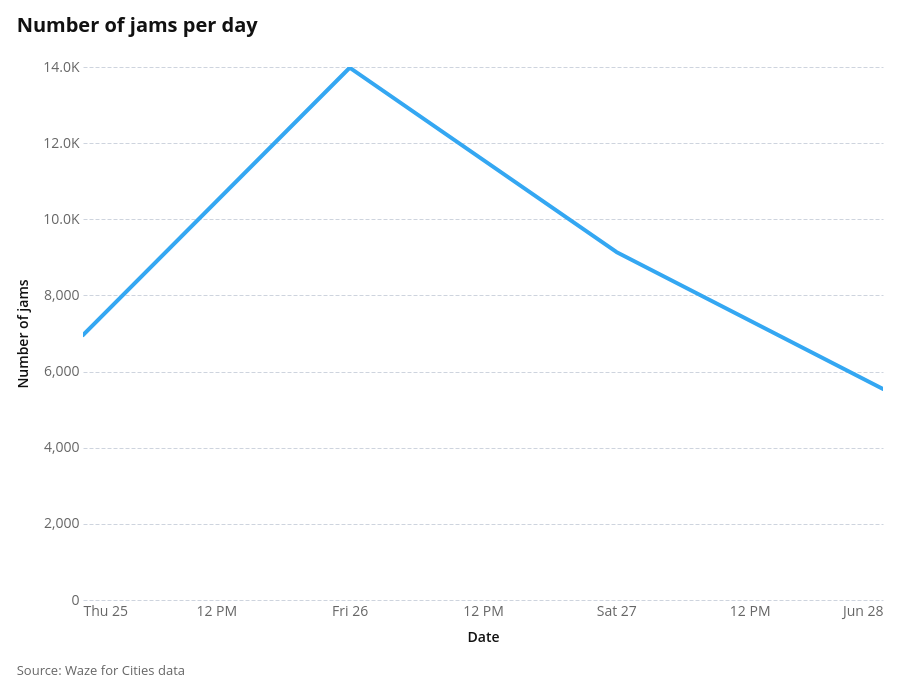
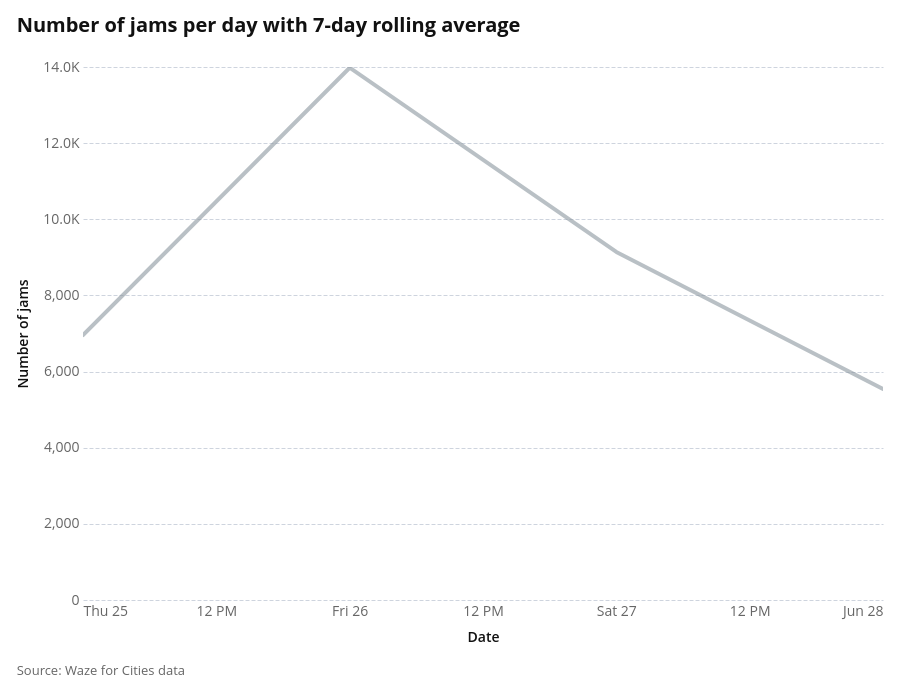
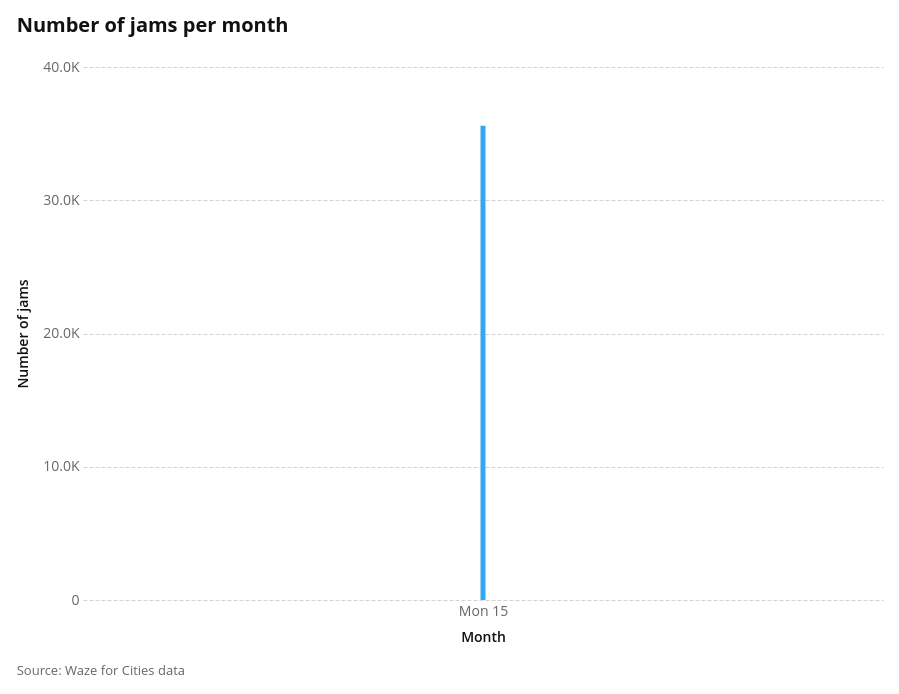
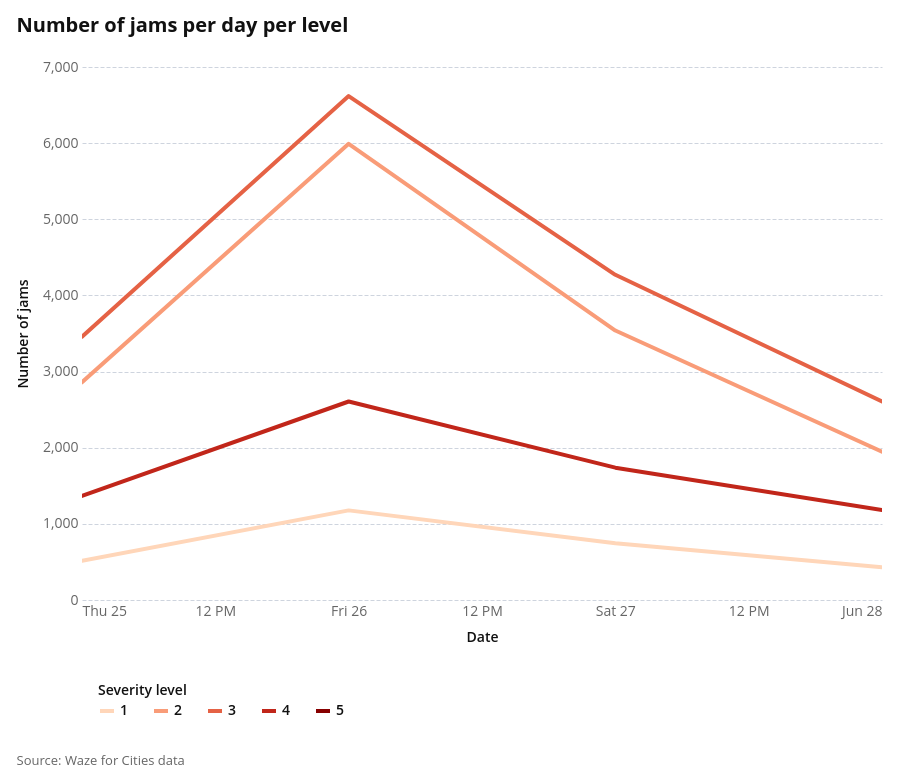

Notebook code cell kept with these figures, in order:
### Markdown cell above
## Run Basic Report

### Code cell
reports.run_basic_report(ddf, start_date='2026-06-25', end_date='2026-06-28')

### Figure 1 — Vega-Lite specification as saved in the notebook (floating-point values rounded to 4 significant figures)
{"config": {"background": "white", "padding": 16, "mark": {"tooltip": true}, "point": {"filled": true, "size": 60, "stroke": "white", "strokeWidth": 1}, "circle": {"filled": true, "stroke": "white", "strokeWidth": 1}, "square": {"filled": true, "stroke": "white", "strokeWidth": 1}, "line": {"strokeWidth": 4, "strokeCap": "round", "strokeJoin": "round"}, "bar": {"cornerRadiusEnd": 0}, "area": {"opacity": 0.7}, "arc": {"stroke": "white", "strokeWidth": 1}, "rect": {"stroke": "#8A969F", "strokeWidth": 0.5}, "geoshape": {"stroke": "#666666", "strokeWidth": 0.3, "strokeJoin": "round", "strokeCap": "round"}, "title": {"font": "Open Sans, sans-serif", "fontSize": 20, "fontWeight": 700, "lineHeight": 24, "color": "#111111", "anchor": "start", "offset": 24, "subtitleFont": "Open Sans, sans-serif", "subtitleFontSize": 16, "subtitleFontWeight": 400, "subtitleLineHeight": 19, "subtitleColor": "#666666", "subtitlePadding": 4}, "axis": {"domain": false, "grid": true, "gridColor": "#CED4DE", "gridDash": [4, 2], "gridWidth": 1, "labelFont": "Open Sans, sans-serif", "labelFontSize": 14, "labelFontWeight": 400, "labelColor": "#666666", "labelPadding": 4, "tickColor": "#CED4DE", "tickSize": 5, "tickCount": 5, "titleFont": "Open Sans, sans-serif", "titleFontSize": 14, "titleFontWeight": 600, "titleColor": "#111111", "titlePadding": 12}, "axisX": {"grid": false, "tickSize": 0, "labelAngle": 0}, "axisY": {"domain": false, "ticks": false, "gridColor": "#CED4DE", "gridDash": [4, 2], "gridWidth": 1}, "axisQuantitative": {"tickCount": 5}, "axisBand": {"labelPadding": 8, "tickSize": 0}, "axisTemporal": {"grid": false}, "legend": {"labelFont": "Open Sans, sans-serif", "labelFontSize": 14, "labelFontWeight": 600, "labelColor": "#111111", "titleFont": "Open Sans, sans-serif", "titleFontSize": 14, "titleFontWeight": 600, "titleColor": "#111111", "titlePadding": 4, "symbolSize": 196, "symbolStrokeWidth": 0, "padding": 16, "offset": 24, "columnPadding": 24, "orient": "bottom", "labelLimit": 200, "titleLimit": 200}, "view": {"stroke": null, "continuousWidth": 800, "continuousHeight": 533}, "range": {"category": ["#34A7F2", "#FF9800", "#664AB6", "#4EC2C0", "#F3578E", "#081079", "#0C7C68", "#AA0000", "#DDDA21"], "diverging": ["#920000", "#BD6126", "#E3A763", "#EFEFEF", "#80BDE7", "#3587C3", "#025288"], "heatmap": ["#E3F6FD", "#75CCEC", "#089BD4", "#0169A1", "#023B6F"], "ordinal": ["#E3F6FD", "#75CCEC", "#089BD4", "#0169A1", "#023B6F"], "ramp": ["#E3F6FD", "#75CCEC", "#089BD4", "#0169A1", "#023B6F"]}, "scale": {"bandPaddingInner": 0.2, "bandPaddingOuter": 0.1, "pointPadding": 0.5}, "header": {"labelFont": "Open Sans, sans-serif", "labelFontSize": 14, "labelFontWeight": 600, "labelColor": "#111111", "titleFont": "Open Sans, sans-serif", "titleFontSize": 16, "titleFontWeight": 600, "titleColor": "#111111"}, "concat": {"spacing": 20}, "facet": {"spacing": 20}, "selection": {"point": {"on": "click", "clear": "dblclick"}, "interval": {"mark": {"fill": "#0071BC", "fillOpacity": 0.15, "stroke": "#0071BC", "strokeWidth": 1}}}}, "vconcat": [{"layer": [{"mark": {"type": "line", "color": "#34A7F2"}, "encoding": {"x": {"field": "date", "title": "Date", "type": "temporal"}, "y": {"axis": {"labelExpr": "datum.value === 0 ? '0' : abs(datum.value) >= 1e9 ? (abs(datum.value/1e9) >= 100 ? '' + format(datum.value/1e9, ',.0f') + 'B' : abs(datum.value/1e9) >= 1 ? '' + format(datum.value/1e9, ',.1f') + 'B' : '' + format(datum.value/1e9, ',.2f') + 'B') : abs(datum.value) >= 1e6 ? (abs(datum.value/1e6) >= 100 ? '' + format(datum.value/1e6, ',.0f') + 'M' : abs(datum.value/1e6) >= 1 ? '' + format(datum.value/1e6, ',.1f') + 'M' : '' + format(datum.value/1e6, ',.2f') + 'M') : abs(datum.value) >= 1e4 ? (abs(datum.value/1e3) >= 100 ? '' + format(datum.value/1e3, ',.0f') + 'K' : abs(datum.value/1e3) >= 1 ? '' + format(datum.value/1e3, ',.1f') + 'K' : '' + format(datum.value/1e3, ',.2f') + 'K') : (abs(datum.value) >= 100 ? '' + format(datum.value, ',.0f') + '' : abs(datum.value) >= 1 ? '' + format(datum.value, ',.1f') + '' : '' + format(datum.value, ',.2f') + '')"}, "field": "uuid", "title": "Number of jams", "type": "quantitative"}}, "name": "view_d7f3a60777007619_0"}, {"mark": {"type": "rule", "color": "#8A969F", "strokeWidth": 0.5}, "encoding": {"opacity": {"condition": [{"param": "param_ee5dd68014745b8d", "value": 0.2, "empty": false}], "value": 0}, "tooltip": [{"field": "date", "title": "Date", "type": "temporal"}, {"field": "uuid", "format": ",.0f", "title": "Number of jams", "type": "quantitative"}], "x": {"field": "date", "title": "Date", "type": "temporal"}}, "name": "view_c321682ebe276878_1"}], "title": "Number of jams per day"}], "data": {"name": "data-886d0dd7e2997186d0d3ca562c43e5bc"}, "params": [{"name": "param_ee5dd68014745b8d", "select": {"type": "point", "fields": ["date"], "nearest": true, "on": "pointerover"}, "views": ["view_c321682ebe276878_1"]}, {"name": "param_1e9efca18e7a2868", "select": {"type": "interval", "encodings": ["x", "y"]}, "bind": "scales", "views": ["view_d7f3a60777007619_0"]}], "title": {"text": "Source: Waze for Cities data", "anchor": "start", "color": "#666666", "font": "Open Sans, sans-serif", "fontSize": 13, "fontWeight": 400, "lineHeight": 20, "offset": 21, "orient": "bottom"}, "$schema": "https://vega.github.io/schema/vega-lite/v6.4.1.json", "datasets": {"data-886d0dd7e2997186d0d3ca562c43e5bc": [{"date": "2026-06-25T00:00:00", "uuid": 6957}, {"date": "2026-06-26T00:00:00", "uuid": 13981}, {"date": "2026-06-27T00:00:00", "uuid": 9142}, {"date": "2026-06-28T00:00:00", "uuid": 5544}]}}

### Figure 2 — Vega-Lite specification as saved in the notebook (floating-point values rounded to 4 significant figures)
{"config": {"background": "white", "padding": 16, "mark": {"tooltip": true}, "point": {"filled": true, "size": 60, "stroke": "white", "strokeWidth": 1}, "circle": {"filled": true, "stroke": "white", "strokeWidth": 1}, "square": {"filled": true, "stroke": "white", "strokeWidth": 1}, "line": {"strokeWidth": 4, "strokeCap": "round", "strokeJoin": "round"}, "bar": {"cornerRadiusEnd": 0}, "area": {"opacity": 0.7}, "arc": {"stroke": "white", "strokeWidth": 1}, "rect": {"stroke": "#8A969F", "strokeWidth": 0.5}, "geoshape": {"stroke": "#666666", "strokeWidth": 0.3, "strokeJoin": "round", "strokeCap": "round"}, "title": {"font": "Open Sans, sans-serif", "fontSize": 20, "fontWeight": 700, "lineHeight": 24, "color": "#111111", "anchor": "start", "offset": 24, "subtitleFont": "Open Sans, sans-serif", "subtitleFontSize": 16, "subtitleFontWeight": 400, "subtitleLineHeight": 19, "subtitleColor": "#666666", "subtitlePadding": 4}, "axis": {"domain": false, "grid": true, "gridColor": "#CED4DE", "gridDash": [4, 2], "gridWidth": 1, "labelFont": "Open Sans, sans-serif", "labelFontSize": 14, "labelFontWeight": 400, "labelColor": "#666666", "labelPadding": 4, "tickColor": "#CED4DE", "tickSize": 5, "tickCount": 5, "titleFont": "Open Sans, sans-serif", "titleFontSize": 14, "titleFontWeight": 600, "titleColor": "#111111", "titlePadding": 12}, "axisX": {"grid": false, "tickSize": 0, "labelAngle": 0}, "axisY": {"domain": false, "ticks": false, "gridColor": "#CED4DE", "gridDash": [4, 2], "gridWidth": 1}, "axisQuantitative": {"tickCount": 5}, "axisBand": {"labelPadding": 8, "tickSize": 0}, "axisTemporal": {"grid": false}, "legend": {"labelFont": "Open Sans, sans-serif", "labelFontSize": 14, "labelFontWeight": 600, "labelColor": "#111111", "titleFont": "Open Sans, sans-serif", "titleFontSize": 14, "titleFontWeight": 600, "titleColor": "#111111", "titlePadding": 4, "symbolSize": 196, "symbolStrokeWidth": 0, "padding": 16, "offset": 24, "columnPadding": 24, "orient": "bottom", "labelLimit": 200, "titleLimit": 200}, "view": {"stroke": null, "continuousWidth": 800, "continuousHeight": 533}, "range": {"category": ["#34A7F2", "#FF9800", "#664AB6", "#4EC2C0", "#F3578E", "#081079", "#0C7C68", "#AA0000", "#DDDA21"], "diverging": ["#920000", "#BD6126", "#E3A763", "#EFEFEF", "#80BDE7", "#3587C3", "#025288"], "heatmap": ["#E3F6FD", "#75CCEC", "#089BD4", "#0169A1", "#023B6F"], "ordinal": ["#E3F6FD", "#75CCEC", "#089BD4", "#0169A1", "#023B6F"], "ramp": ["#E3F6FD", "#75CCEC", "#089BD4", "#0169A1", "#023B6F"]}, "scale": {"bandPaddingInner": 0.2, "bandPaddingOuter": 0.1, "pointPadding": 0.5}, "header": {"labelFont": "Open Sans, sans-serif", "labelFontSize": 14, "labelFontWeight": 600, "labelColor": "#111111", "titleFont": "Open Sans, sans-serif", "titleFontSize": 16, "titleFontWeight": 600, "titleColor": "#111111"}, "concat": {"spacing": 20}, "facet": {"spacing": 20}, "selection": {"point": {"on": "click", "clear": "dblclick"}, "interval": {"mark": {"fill": "#0071BC", "fillOpacity": 0.15, "stroke": "#0071BC", "strokeWidth": 1}}}}, "vconcat": [{"layer": [{"mark": {"type": "line", "color": "#8A969F", "opacity": 0.6}, "encoding": {"x": {"field": "date", "title": "Date", "type": "temporal"}, "y": {"axis": {"labelExpr": "datum.value === 0 ? '0' : abs(datum.value) >= 1e9 ? (abs(datum.value/1e9) >= 100 ? '' + format(datum.value/1e9, ',.0f') + 'B' : abs(datum.value/1e9) >= 1 ? '' + format(datum.value/1e9, ',.1f') + 'B' : '' + format(datum.value/1e9, ',.2f') + 'B') : abs(datum.value) >= 1e6 ? (abs(datum.value/1e6) >= 100 ? '' + format(datum.value/1e6, ',.0f') + 'M' : abs(datum.value/1e6) >= 1 ? '' + format(datum.value/1e6, ',.1f') + 'M' : '' + format(datum.value/1e6, ',.2f') + 'M') : abs(datum.value) >= 1e4 ? (abs(datum.value/1e3) >= 100 ? '' + format(datum.value/1e3, ',.0f') + 'K' : abs(datum.value/1e3) >= 1 ? '' + format(datum.value/1e3, ',.1f') + 'K' : '' + format(datum.value/1e3, ',.2f') + 'K') : (abs(datum.value) >= 100 ? '' + format(datum.value, ',.0f') + '' : abs(datum.value) >= 1 ? '' + format(datum.value, ',.1f') + '' : '' + format(datum.value, ',.2f') + '')"}, "field": "uuid", "title": "Number of jams", "type": "quantitative"}}, "name": "view_bd660bd38e835ee5_0"}, {"mark": {"type": "line", "color": "#34A7F2", "strokeWidth": 2.5}, "encoding": {"x": {"field": "date", "title": "Date", "type": "temporal"}, "y": {"axis": {"labelExpr": "datum.value === 0 ? '0' : abs(datum.value) >= 1e9 ? (abs(datum.value/1e9) >= 100 ? '' + format(datum.value/1e9, ',.0f') + 'B' : abs(datum.value/1e9) >= 1 ? '' + format(datum.value/1e9, ',.1f') + 'B' : '' + format(datum.value/1e9, ',.2f') + 'B') : abs(datum.value) >= 1e6 ? (abs(datum.value/1e6) >= 100 ? '' + format(datum.value/1e6, ',.0f') + 'M' : abs(datum.value/1e6) >= 1 ? '' + format(datum.value/1e6, ',.1f') + 'M' : '' + format(datum.value/1e6, ',.2f') + 'M') : abs(datum.value) >= 1e4 ? (abs(datum.value/1e3) >= 100 ? '' + format(datum.value/1e3, ',.0f') + 'K' : abs(datum.value/1e3) >= 1 ? '' + format(datum.value/1e3, ',.1f') + 'K' : '' + format(datum.value/1e3, ',.2f') + 'K') : (abs(datum.value) >= 100 ? '' + format(datum.value, ',.0f') + '' : abs(datum.value) >= 1 ? '' + format(datum.value, ',.1f') + '' : '' + format(datum.value, ',.2f') + '')"}, "field": "rolling_avg", "type": "quantitative"}}}, {"mark": {"type": "rule", "color": "#8A969F", "strokeWidth": 0.5}, "encoding": {"opacity": {"condition": [{"param": "param_ee5dd68014745b8d", "value": 0.2, "empty": false}], "value": 0}, "tooltip": [{"field": "date", "title": "Date", "type": "temporal"}, {"field": "uuid", "format": ",.0f", "title": "Daily", "type": "quantitative"}, {"field": "rolling_avg", "format": ",.1f", "title": "7-day avg", "type": "quantitative"}], "x": {"field": "date", "title": "Date", "type": "temporal"}}, "name": "view_506c06bee5a987dd_2"}], "title": "Number of jams per day with 7-day rolling average"}], "data": {"name": "data-408c74df118c4b138ea59e2077fba81b"}, "params": [{"name": "param_ee5dd68014745b8d", "select": {"type": "point", "fields": ["date"], "nearest": true, "on": "pointerover"}, "views": ["view_506c06bee5a987dd_2"]}, {"name": "param_1e9efca18e7a2868", "select": {"type": "interval", "encodings": ["x", "y"]}, "bind": "scales", "views": ["view_bd660bd38e835ee5_0"]}], "title": {"text": "Source: Waze for Cities data", "anchor": "start", "color": "#666666", "font": "Open Sans, sans-serif", "fontSize": 13, "fontWeight": 400, "lineHeight": 20, "offset": 21, "orient": "bottom"}, "$schema": "https://vega.github.io/schema/vega-lite/v6.4.1.json", "datasets": {"data-408c74df118c4b138ea59e2077fba81b": [{"date": "2026-06-25T00:00:00", "uuid": 6957, "rolling_avg": null}, {"date": "2026-06-26T00:00:00", "uuid": 13981, "rolling_avg": null}, {"date": "2026-06-27T00:00:00", "uuid": 9142, "rolling_avg": null}, {"date": "2026-06-28T00:00:00", "uuid": 5544, "rolling_avg": null}]}}

### Figure 3 — Vega-Lite specification as saved in the notebook (floating-point values rounded to 4 significant figures)
{"config": {"background": "white", "padding": 16, "mark": {"tooltip": true}, "point": {"filled": true, "size": 60, "stroke": "white", "strokeWidth": 1}, "circle": {"filled": true, "stroke": "white", "strokeWidth": 1}, "square": {"filled": true, "stroke": "white", "strokeWidth": 1}, "line": {"strokeWidth": 4, "strokeCap": "round", "strokeJoin": "round"}, "bar": {"cornerRadiusEnd": 0}, "area": {"opacity": 0.7}, "arc": {"stroke": "white", "strokeWidth": 1}, "rect": {"stroke": "#8A969F", "strokeWidth": 0.5}, "geoshape": {"stroke": "#666666", "strokeWidth": 0.3, "strokeJoin": "round", "strokeCap": "round"}, "title": {"font": "Open Sans, sans-serif", "fontSize": 20, "fontWeight": 700, "lineHeight": 24, "color": "#111111", "anchor": "start", "offset": 24, "subtitleFont": "Open Sans, sans-serif", "subtitleFontSize": 16, "subtitleFontWeight": 400, "subtitleLineHeight": 19, "subtitleColor": "#666666", "subtitlePadding": 4}, "axis": {"domain": false, "grid": true, "gridColor": "#CED4DE", "gridDash": [4, 2], "gridWidth": 1, "labelFont": "Open Sans, sans-serif", "labelFontSize": 14, "labelFontWeight": 400, "labelColor": "#666666", "labelPadding": 4, "tickColor": "#CED4DE", "tickSize": 5, "tickCount": 5, "titleFont": "Open Sans, sans-serif", "titleFontSize": 14, "titleFontWeight": 600, "titleColor": "#111111", "titlePadding": 12}, "axisX": {"grid": false, "tickSize": 0, "labelAngle": 0}, "axisY": {"domain": false, "ticks": false, "gridColor": "#CED4DE", "gridDash": [4, 2], "gridWidth": 1}, "axisQuantitative": {"tickCount": 5}, "axisBand": {"labelPadding": 8, "tickSize": 0}, "axisTemporal": {"grid": false}, "legend": {"labelFont": "Open Sans, sans-serif", "labelFontSize": 14, "labelFontWeight": 600, "labelColor": "#111111", "titleFont": "Open Sans, sans-serif", "titleFontSize": 14, "titleFontWeight": 600, "titleColor": "#111111", "titlePadding": 4, "symbolSize": 196, "symbolStrokeWidth": 0, "padding": 16, "offset": 24, "columnPadding": 24, "orient": "bottom", "labelLimit": 200, "titleLimit": 200}, "view": {"stroke": null, "continuousWidth": 800, "continuousHeight": 533}, "range": {"category": ["#34A7F2", "#FF9800", "#664AB6", "#4EC2C0", "#F3578E", "#081079", "#0C7C68", "#AA0000", "#DDDA21"], "diverging": ["#920000", "#BD6126", "#E3A763", "#EFEFEF", "#80BDE7", "#3587C3", "#025288"], "heatmap": ["#E3F6FD", "#75CCEC", "#089BD4", "#0169A1", "#023B6F"], "ordinal": ["#E3F6FD", "#75CCEC", "#089BD4", "#0169A1", "#023B6F"], "ramp": ["#E3F6FD", "#75CCEC", "#089BD4", "#0169A1", "#023B6F"]}, "scale": {"bandPaddingInner": 0.2, "bandPaddingOuter": 0.1, "pointPadding": 0.5}, "header": {"labelFont": "Open Sans, sans-serif", "labelFontSize": 14, "labelFontWeight": 600, "labelColor": "#111111", "titleFont": "Open Sans, sans-serif", "titleFontSize": 16, "titleFontWeight": 600, "titleColor": "#111111"}, "concat": {"spacing": 20}, "facet": {"spacing": 20}, "selection": {"point": {"on": "click", "clear": "dblclick"}, "interval": {"mark": {"fill": "#0071BC", "fillOpacity": 0.15, "stroke": "#0071BC", "strokeWidth": 1}}}}, "vconcat": [{"mark": {"type": "bar", "color": "#34A7F2"}, "encoding": {"tooltip": [{"field": "month_with_year", "format": "%b %Y", "title": "Month", "type": "temporal"}, {"field": "uuid", "format": ",.2f", "title": "Jams", "type": "quantitative"}], "x": {"field": "month_with_year", "title": "Month", "type": "temporal"}, "y": {"axis": {"labelExpr": "datum.value === 0 ? '0' : abs(datum.value) >= 1e9 ? (abs(datum.value/1e9) >= 100 ? '' + format(datum.value/1e9, ',.0f') + 'B' : abs(datum.value/1e9) >= 1 ? '' + format(datum.value/1e9, ',.1f') + 'B' : '' + format(datum.value/1e9, ',.2f') + 'B') : abs(datum.value) >= 1e6 ? (abs(datum.value/1e6) >= 100 ? '' + format(datum.value/1e6, ',.0f') + 'M' : abs(datum.value/1e6) >= 1 ? '' + format(datum.value/1e6, ',.1f') + 'M' : '' + format(datum.value/1e6, ',.2f') + 'M') : abs(datum.value) >= 1e4 ? (abs(datum.value/1e3) >= 100 ? '' + format(datum.value/1e3, ',.0f') + 'K' : abs(datum.value/1e3) >= 1 ? '' + format(datum.value/1e3, ',.1f') + 'K' : '' + format(datum.value/1e3, ',.2f') + 'K') : (abs(datum.value) >= 100 ? '' + format(datum.value, ',.0f') + '' : abs(datum.value) >= 1 ? '' + format(datum.value, ',.1f') + '' : '' + format(datum.value, ',.2f') + '')"}, "field": "uuid", "title": "Number of jams", "type": "quantitative"}}, "name": "view_11f87450cefec7dc_0", "title": "Number of jams per month"}], "data": {"name": "data-559c254e5f9229874432ee07b3c085ea"}, "params": [{"name": "param_1e9efca18e7a2868", "select": {"type": "interval", "encodings": ["x", "y"]}, "bind": "scales", "views": ["view_11f87450cefec7dc_0"]}], "title": {"text": "Source: Waze for Cities data", "anchor": "start", "color": "#666666", "font": "Open Sans, sans-serif", "fontSize": 13, "fontWeight": 400, "lineHeight": 20, "offset": 21, "orient": "bottom"}, "$schema": "https://vega.github.io/schema/vega-lite/v6.4.1.json", "datasets": {"data-559c254e5f9229874432ee07b3c085ea": [{"year": 2026, "month": 6, "uuid": 35587, "month_with_year": "2026-06-15T00:00:00"}]}}

### Figure 4 — Vega-Lite specification as saved in the notebook (floating-point values rounded to 4 significant figures)
{"config": {"background": "white", "padding": 16, "mark": {"tooltip": true}, "point": {"filled": true, "size": 60, "stroke": "white", "strokeWidth": 1}, "circle": {"filled": true, "stroke": "white", "strokeWidth": 1}, "square": {"filled": true, "stroke": "white", "strokeWidth": 1}, "line": {"strokeWidth": 4, "strokeCap": "round", "strokeJoin": "round"}, "bar": {"cornerRadiusEnd": 0}, "area": {"opacity": 0.7}, "arc": {"stroke": "white", "strokeWidth": 1}, "rect": {"stroke": "#8A969F", "strokeWidth": 0.5}, "geoshape": {"stroke": "#666666", "strokeWidth": 0.3, "strokeJoin": "round", "strokeCap": "round"}, "title": {"font": "Open Sans, sans-serif", "fontSize": 20, "fontWeight": 700, "lineHeight": 24, "color": "#111111", "anchor": "start", "offset": 24, "subtitleFont": "Open Sans, sans-serif", "subtitleFontSize": 16, "subtitleFontWeight": 400, "subtitleLineHeight": 19, "subtitleColor": "#666666", "subtitlePadding": 4}, "axis": {"domain": false, "grid": true, "gridColor": "#CED4DE", "gridDash": [4, 2], "gridWidth": 1, "labelFont": "Open Sans, sans-serif", "labelFontSize": 14, "labelFontWeight": 400, "labelColor": "#666666", "labelPadding": 4, "tickColor": "#CED4DE", "tickSize": 5, "tickCount": 5, "titleFont": "Open Sans, sans-serif", "titleFontSize": 14, "titleFontWeight": 600, "titleColor": "#111111", "titlePadding": 12}, "axisX": {"grid": false, "tickSize": 0, "labelAngle": 0}, "axisY": {"domain": false, "ticks": false, "gridColor": "#CED4DE", "gridDash": [4, 2], "gridWidth": 1}, "axisQuantitative": {"tickCount": 5}, "axisBand": {"labelPadding": 8, "tickSize": 0}, "axisTemporal": {"grid": false}, "legend": {"labelFont": "Open Sans, sans-serif", "labelFontSize": 14, "labelFontWeight": 600, "labelColor": "#111111", "titleFont": "Open Sans, sans-serif", "titleFontSize": 14, "titleFontWeight": 600, "titleColor": "#111111", "titlePadding": 4, "symbolSize": 196, "symbolStrokeWidth": 0, "padding": 16, "offset": 24, "columnPadding": 24, "orient": "bottom", "labelLimit": 200, "titleLimit": 200}, "view": {"stroke": null, "continuousWidth": 800, "continuousHeight": 533}, "range": {"category": ["#34A7F2", "#FF9800", "#664AB6", "#4EC2C0", "#F3578E", "#081079", "#0C7C68", "#AA0000", "#DDDA21"], "diverging": ["#920000", "#BD6126", "#E3A763", "#EFEFEF", "#80BDE7", "#3587C3", "#025288"], "heatmap": ["#E3F6FD", "#75CCEC", "#089BD4", "#0169A1", "#023B6F"], "ordinal": ["#E3F6FD", "#75CCEC", "#089BD4", "#0169A1", "#023B6F"], "ramp": ["#E3F6FD", "#75CCEC", "#089BD4", "#0169A1", "#023B6F"]}, "scale": {"bandPaddingInner": 0.2, "bandPaddingOuter": 0.1, "pointPadding": 0.5}, "header": {"labelFont": "Open Sans, sans-serif", "labelFontSize": 14, "labelFontWeight": 600, "labelColor": "#111111", "titleFont": "Open Sans, sans-serif", "titleFontSize": 16, "titleFontWeight": 600, "titleColor": "#111111"}, "concat": {"spacing": 20}, "facet": {"spacing": 20}, "selection": {"point": {"on": "click", "clear": "dblclick"}, "interval": {"mark": {"fill": "#0071BC", "fillOpacity": 0.15, "stroke": "#0071BC", "strokeWidth": 1}}}}, "vconcat": [{"layer": [{"data": {"name": "data-7ab4d892325621b753f1e7a2e651b99a"}, "mark": {"type": "line", "color": "#8A969F"}, "encoding": {"detail": {"field": "level_str", "type": "nominal"}, "opacity": {"value": 0.15}, "x": {"field": "date", "title": "Date", "type": "temporal"}, "y": {"axis": {"labelExpr": "datum.value === 0 ? '0' : abs(datum.value) >= 1e9 ? (abs(datum.value/1e9) >= 100 ? '' + format(datum.value/1e9, ',.0f') + 'B' : abs(datum.value/1e9) >= 1 ? '' + format(datum.value/1e9, ',.1f') + 'B' : '' + format(datum.value/1e9, ',.2f') + 'B') : abs(datum.value) >= 1e6 ? (abs(datum.value/1e6) >= 100 ? '' + format(datum.value/1e6, ',.0f') + 'M' : abs(datum.value/1e6) >= 1 ? '' + format(datum.value/1e6, ',.1f') + 'M' : '' + format(datum.value/1e6, ',.2f') + 'M') : abs(datum.value) >= 1e4 ? (abs(datum.value/1e3) >= 100 ? '' + format(datum.value/1e3, ',.0f') + 'K' : abs(datum.value/1e3) >= 1 ? '' + format(datum.value/1e3, ',.1f') + 'K' : '' + format(datum.value/1e3, ',.2f') + 'K') : (abs(datum.value) >= 100 ? '' + format(datum.value, ',.0f') + '' : abs(datum.value) >= 1 ? '' + format(datum.value, ',.1f') + '' : '' + format(datum.value, ',.2f') + '')"}, "field": "uuid", "title": "Number of jams", "type": "quantitative"}}, "name": "view_0bd2386e86030b10_0", "transform": [{"filter": "!(severity == 'All' || datum.level_str == severity)"}]}, {"data": {"name": "data-7ab4d892325621b753f1e7a2e651b99a"}, "mark": {"type": "line"}, "encoding": {"color": {"field": "level_str", "scale": {"domain": ["1", "2", "3", "4", "5"], "range": ["#FFD6B9", "#F99C78", "#E56245", "#C1261A", "#870000"]}, "title": "Severity level", "type": "nominal"}, "detail": {"field": "level_str", "type": "nominal"}, "x": {"field": "date", "title": "Date", "type": "temporal"}, "y": {"axis": {"labelExpr": "datum.value === 0 ? '0' : abs(datum.value) >= 1e9 ? (abs(datum.value/1e9) >= 100 ? '' + format(datum.value/1e9, ',.0f') + 'B' : abs(datum.value/1e9) >= 1 ? '' + format(datum.value/1e9, ',.1f') + 'B' : '' + format(datum.value/1e9, ',.2f') + 'B') : abs(datum.value) >= 1e6 ? (abs(datum.value/1e6) >= 100 ? '' + format(datum.value/1e6, ',.0f') + 'M' : abs(datum.value/1e6) >= 1 ? '' + format(datum.value/1e6, ',.1f') + 'M' : '' + format(datum.value/1e6, ',.2f') + 'M') : abs(datum.value) >= 1e4 ? (abs(datum.value/1e3) >= 100 ? '' + format(datum.value/1e3, ',.0f') + 'K' : abs(datum.value/1e3) >= 1 ? '' + format(datum.value/1e3, ',.1f') + 'K' : '' + format(datum.value/1e3, ',.2f') + 'K') : (abs(datum.value) >= 100 ? '' + format(datum.value, ',.0f') + '' : abs(datum.value) >= 1 ? '' + format(datum.value, ',.1f') + '' : '' + format(datum.value, ',.2f') + '')"}, "field": "uuid", "title": "Number of jams", "type": "quantitative"}}, "transform": [{"filter": "severity == 'All' || datum.level_str == severity"}]}, {"data": {"name": "data-1196e4ba53e8b1078595da9be2a3d891"}, "mark": {"type": "rule", "color": "#8A969F", "strokeWidth": 0.5}, "encoding": {"opacity": {"condition": [{"param": "param_ee5dd68014745b8d", "value": 0.3, "empty": false}], "value": 0}, "tooltip": [{"field": "date", "title": "Date", "type": "temporal"}, {"field": "1", "format": ",.0f", "title": "Level 1", "type": "quantitative"}, {"field": "2", "format": ",.0f", "title": "Level 2", "type": "quantitative"}, {"field": "3", "format": ",.0f", "title": "Level 3", "type": "quantitative"}, {"field": "4", "format": ",.0f", "title": "Level 4", "type": "quantitative"}, {"field": "5", "format": ",.0f", "title": "Level 5", "type": "quantitative"}], "x": {"field": "date", "type": "temporal"}}, "name": "view_646c86190e0d3a48_2"}], "title": "Number of jams per day per level"}], "params": [{"name": "param_ee5dd68014745b8d", "select": {"type": "point", "fields": ["date"], "nearest": true, "on": "pointerover"}, "views": ["view_646c86190e0d3a48_2"]}, {"name": "severity", "bind": {"input": "select", "options": ["All", "1", "2", "3", "4", "5"], "name": "Severity level: "}, "value": "All"}, {"name": "param_1e9efca18e7a2868", "select": {"type": "interval", "encodings": ["x", "y"]}, "bind": "scales", "views": ["view_0bd2386e86030b10_0"]}], "title": {"text": "Source: Waze for Cities data", "anchor": "start", "color": "#666666", "font": "Open Sans, sans-serif", "fontSize": 13, "fontWeight": 400, "lineHeight": 20, "offset": 21, "orient": "bottom"}, "$schema": "https://vega.github.io/schema/vega-lite/v6.4.1.json", "datasets": {"data-7ab4d892325621b753f1e7a2e651b99a": [{"date": "2026-06-25T00:00:00", "level": 1, "uuid": 516, "level_str": "1"}, {"date": "2026-06-25T00:00:00", "level": 4, "uuid": 1366, "level_str": "4"}, {"date": "2026-06-25T00:00:00", "level": 3, "uuid": 3458, "level_str": "3"}, {"date": "2026-06-25T00:00:00", "level": 2, "uuid": 2859, "level_str": "2"}, {"date": "2026-06-26T00:00:00", "level": 2, "uuid": 5991, "level_str": "2"}, {"date": "2026-06-26T00:00:00", "level": 4, "uuid": 2607, "level_str": "4"}, {"date": "2026-06-26T00:00:00", "level": 1, "uuid": 1177, "level_str": "1"}, {"date": "2026-06-26T00:00:00", "level": 3, "uuid": 6618, "level_str": "3"}, {"date": "2026-06-27T00:00:00", "level": 3, "uuid": 4271, "level_str": "3"}, {"date": "2026-06-27T00:00:00", "level": 4, "uuid": 1738, "level_str": "4"}, {"date": "2026-06-27T00:00:00", "level": 1, "uuid": 744, "level_str": "1"}, {"date": "2026-06-27T00:00:00", "level": 2, "uuid": 3539, "level_str": "2"}, {"date": "2026-06-28T00:00:00", "level": 3, "uuid": 2608, "level_str": "3"}, {"date": "2026-06-28T00:00:00", "level": 4, "uuid": 1181, "level_str": "4"}, {"date": "2026-06-28T00:00:00", "level": 1, "uuid": 431, "level_str": "1"}, {"date": "2026-06-28T00:00:00", "level": 2, "uuid": 1948, "level_str": "2"}], "data-1196e4ba53e8b1078595da9be2a3d891": [{"date": "2026-06-25T00:00:00", "1": 516, "2": 2859, "3": 3458, "4": 1366}, {"date": "2026-06-26T00:00:00", "1": 1177, "2": 5991, "3": 6618, "4": 2607}, {"date": "2026-06-27T00:00:00", "1": 744, "2": 3539, "3": 4271, "4": 1738}, {"date": "2026-06-28T00:00:00", "1": 431, "2": 1948, "3": 2608, "4": 1181}]}}
